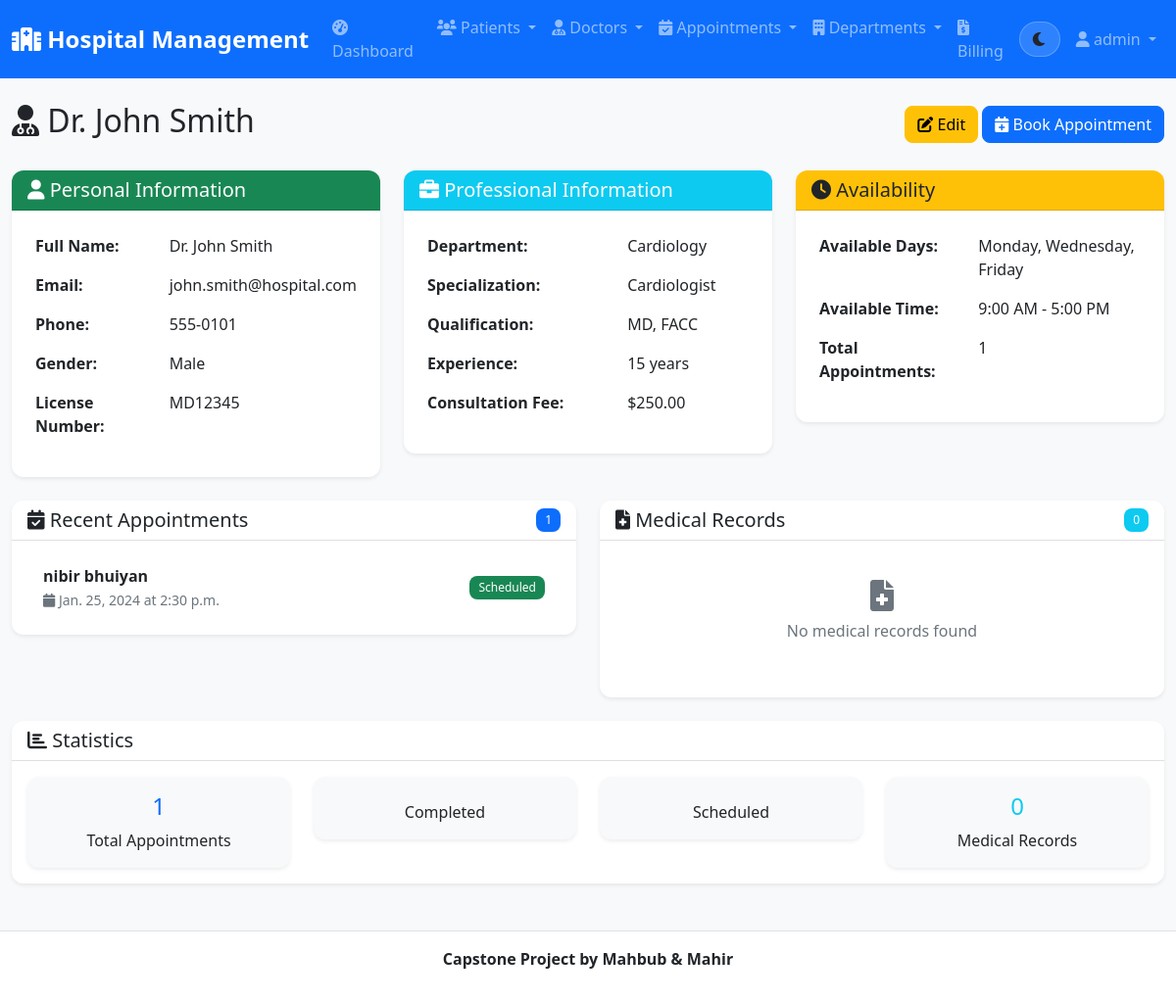
The page /doctors/1/ (signed in) on the database its author committed.
### hospital_app/models.py (models this page shows, shortened)
class Doctor(models.Model):
    GENDER_CHOICES = [
        ('M', 'Male'),
        ('F', 'Female'),
        ('O', 'Other'),
    ]
    first_name = models.CharField(max_length=50)
    last_name = models.CharField(max_length=50)
    email = models.EmailField(unique=True)
    phone = models.CharField(max_length=20)
    specialization = models.CharField(max_length=100)
    department = models.ForeignKey(Department, on_delete=models.CASCADE, related_name='doctors')
    license_number = models.CharField(max_length=50, unique=True)
    gender = models.CharField(max_length=1, choices=GENDER_CHOICES)
    qualification = models.CharField(max_length=200)
    experience_years = models.PositiveIntegerField()
    consultation_fee = models.DecimalField(max_digits=10, decimal_places=2)
    available_days = models.CharField(max_length=100, help_text="e.g., Monday, Tuesday, Wednesday")
    available_time = models.CharField(max_length=100, help_text="e.g., 9:00 AM - 5:00 PM")
    created_at = models.DateTimeField(auto_now_add=True)
    updated_at = models.DateTimeField(auto_now=True)
    @property
    def full_name(self):
        return f"Dr. {self.first_name} {self.last_name}"

class Department(models.Model):
    name = models.CharField(max_length=100, unique=True)
    description = models.TextField(blank=True)
    head_of_department = models.ForeignKey('Doctor', on_delete=models.SET_NULL, null=True, blank=True, related_name='headed_departments')
    created_at = models.DateTimeField(auto_now_add=True)

class Appointment(models.Model):
    STATUS_CHOICES = [
        ('scheduled', 'Scheduled'),
        ('completed', 'Completed'),
        ('cancelled', 'Cancelled'),
        ('no_show', 'No Show'),
    ]
    patient = models.ForeignKey(Patient, on_delete=models.CASCADE, related_name='appointments')
    doctor = models.ForeignKey(Doctor, on_delete=models.CASCADE, related_name='appointments')
    date = models.DateField()
    time = models.TimeField()
    status = models.CharField(max_length=20, choices=STATUS_CHOICES, default='scheduled')
    symptoms = models.TextField(blank=True)
    notes = models.TextField(blank=True)
    created_at = models.DateTimeField(auto_now_add=True)
    updated_at = models.DateTimeField(auto_now=True)

class Patient(models.Model):
    GENDER_CHOICES = [
        ('M', 'Male'),
        ('F', 'Female'),
        ('O', 'Other'),
    ]
    BLOOD_TYPE_CHOICES = [
        ('A+', 'A+'),
        ('A-', 'A-'),
        ('B+', 'B+'),
        ('B-', 'B-'),
        ('AB+', 'AB+'),
        ('AB-', 'AB-'),
        ('O+', 'O+'),
        ('O-', 'O-'),
    ]
    first_name = models.CharField(max_length=50)
    last_name = models.CharField(max_length=50)
    email = models.EmailField(unique=True)
    phone = models.CharField(max_length=20)
    date_of_birth = models.DateField()
    gender = models.CharField(max_length=1, choices=GENDER_CHOICES)
    blood_type = models.CharField(max_length=3, choices=BLOOD_TYPE_CHOICES)
    address = models.TextField()
    emergency_contact = models.CharField(max_length=100)
    emergency_phone = models.CharField(max_length=20)
    medical_history = models.TextField(blank=True)
    allergies = models.TextField(blank=True)
    created_at = models.DateTimeField(auto_now_add=True)
    updated_at = models.DateTimeField(auto_now=True)
    @property
    def full_name(self):
        return f"{self.first_name} {self.last_name}"

### hospital_app/views.py (the view)
# urls.py: path('doctors/<int:pk>/', views.doctor_detail, name='doctor_detail'),
@login_required
def doctor_detail(request, pk):
    doctor = get_object_or_404(Doctor, pk=pk)
    appointments = doctor.appointments.all().order_by('-date', '-time')
    medical_records = doctor.medical_records.all().order_by('-created_at')
    context = {
        'doctor': doctor,
        'appointments': appointments,
        'medical_records': medical_records,
    }
    return render(request, 'hospital/doctor_detail.html', context)

### hospital/templates/hospital/doctor_detail.html (shortened to what this page needs)
{% extends 'base.html' %}
{% block content %}
<div class="d-flex justify-content-between align-items-center mb-4">
    <h2><i class="fas fa-user-md"></i> {{ doctor.full_name }}</h2>
    <div>
        <a href="{% url 'doctor_update' doctor.pk %}" class="btn btn-warning">
            <i class="fas fa-edit"></i> Edit
        </a>
        <a href="{% url 'appointment_create' %}?doctor={{ doctor.pk }}" class="btn btn-primary">
            <i class="fas fa-calendar-plus"></i> Book Appointment
        </a>
    </div>
</div>
<div class="row">
    <div class="col-md-4">
        <div class="card">
            <div class="card-header bg-success text-white">
                <h5 class="mb-0"><i class="fas fa-user"></i> Personal Information</h5>
            </div>
            <div class="card-body">
                <table class="table table-borderless">
                    <tr>
                        <td><strong>Full Name:</strong></td>
                        <td>{{ doctor.full_name }}</td>
                    </tr>
                    <tr>
                        <td><strong>Email:</strong></td>
                        <td>{{ doctor.email }}</td>
                    </tr>
                    <tr>
                        <td><strong>Phone:</strong></td>
                        <td>{{ doctor.phone }}</td>
                    </tr>
                    <tr>
                        <td><strong>Gender:</strong></td>
                        <td>{{ doctor.get_gender_display }}</td>
                    </tr>
                    <tr>
                        <td><strong>License Number:</strong></td>
                        <td>{{ doctor.license_number }}</td>
                    </tr>
                </table>
            </div>
        </div>
    </div>
    <div class="col-md-4">
        <div class="card">
            <div class="card-header bg-info text-white">
                <h5 class="mb-0"><i class="fas fa-briefcase"></i> Professional Information</h5>
            </div>
            <div class="card-body">
                <table class="table table-borderless">
                    <tr>
                        <td><strong>Department:</strong></td>
                        <td>{{ doctor.department.name }}</td>
                    </tr>
                    <tr>
                        <td><strong>Specialization:</strong></td>
                        <td>{{ doctor.specialization }}</td>
                    </tr>
                    <tr>
                        <td><strong>Qualification:</strong></td>
                        <td>{{ doctor.qualification }}</td>
                    </tr>
                    <tr>
                        <td><strong>Experience:</strong></td>
                        <td>{{ doctor.experience_years }} years</td>
                    </tr>
                    <tr>
                        <td><strong>Consultation Fee:</strong></td>
                        <td>${{ doctor.consultation_fee }}</td>
                    </tr>
                </table>
            </div>
        </div>
    </div>
    <div class="col-md-4">
        <div class="card">
            <div class="card-header bg-warning text-dark">
                <h5 class="mb-0"><i class="fas fa-clock"></i> Availability</h5>
            </div>
            <div class="card-body">
                <table class="table table-borderless">
                    <tr>
                        <td><strong>Available Days:</strong></td>
                        <td>{{ doctor.available_days }}</td>
                    </tr>
                    <tr>
                        <td><strong>Available Time:</strong></td>
                        <td>{{ doctor.available_time }}</td>
                    </tr>
                    <tr>
                        <td><strong>Total Appointments:</strong></td>
                        <td>{{ appointments.count }}</td>
                    </tr>
                </table>
            </div>
        </div>
    </div>
</div>
<div class="row mt-4">
    <div class="col-md-6">
        <div class="card">
            <div class="card-header d-flex justify-content-between align-items-center">
                <h5 class="mb-0">
                    <i class="fas fa-calendar-check"></i> Recent Appointments
                </h5>
                <span class="badge bg-primary">{{ appointments.count }}</span>
            </div>
            <div class="card-body">
                {% if appointments %}
                <div class="list-group list-group-flush">
                    {% for appointment in appointments|slice:":5" %}
                    <div class="list-group-item">
                        <div class="d-flex justify-content-between align-items-center">
                            <div>
                                <strong>{{ appointment.patient.full_name }}</strong>
                                <br>
                                <small class="text-muted">
                                    <i class="fas fa-calendar"></i> {{ appointment.date }} at {{ appointment.time }}
                                </small>
                            </div>
                            <span class="badge bg-{{ appointment.status|yesno:'success,warning,danger,secondary' }}">
                                {{ appointment.get_status_display }}
                            </span>
                        </div>
                    </div>
                    {% endfor %}
                </div>
                {% endif %}
            </div>
        </div>
    </div>
    <div class="col-md-6">
        <div class="card">
            <div class="card-header d-flex justify-content-between align-items-center">
                <h5 class="mb-0">
                    <i class="fas fa-file-medical"></i> Medical Records
                </h5>
                <span class="badge bg-info">{{ medical_records.count }}</span>
            </div>
            <div class="card-body">
                {% if medical_records %}
                <div class="list-group list-group-flush">
                    {% for record in medical_records|slice:":5" %}
                    <div class="list-group-item">
                        <div class="d-flex justify-content-between align-items-center">
                            <div>
                                <strong>{{ record.patient.full_name }}</strong>
                                <br>
                                <small class="text-muted">
                                    <i class="fas fa-calendar"></i> {{ record.created_at|date:"M d, Y" }}
                                </small>
                            </div>
                            <small class="text-muted">{{ record.diagnosis|truncatechars:30 }}</small>
                        </div>
                    </div>
                    {% endfor %}
                </div>
                {% else %}
                <div class="text-center py-4">
                    <i class="fas fa-file-medical fa-2x text-muted mb-2"></i>
                    <p class="text-muted">No medical records found</p>
                </div>
                {% endif %}
            </div>
        </div>
    </div>
</div>
<div class="row mt-4">
    <div class="col-12">
        <div class="card">
            <div class="card-header">
                <h5 class="mb-0">
                    <i class="fas fa-chart-bar"></i> Statistics
                </h5>
            </div>
            <div class="card-body">
                <div class="row text-center">
                    <div class="col-md-3">
                        <div class="card bg-light">
                            <div class="card-body">
                                <h4 class="text-primary">{{ appointments.count }}</h4>
                                <p class="mb-0">Total Appointments</p>
                            </div>
                        </div>
                    </div>
                    <div class="col-md-3">
                        <div class="card bg-light">
                            <div class="card-body">
                                <p class="mb-0">Completed</p>
                            </div>
                        </div>
                    </div>
                    <div class="col-md-3">
                        <div class="card bg-light">
                            <div class="card-body">
                                <p class="mb-0">Scheduled</p>
                            </div>
                        </div>
                    </div>
                    <div class="col-md-3">
                        <div class="card bg-light">
                            <div class="card-body">
                                <h4 class="text-info">{{ medical_records.count }}</h4>
                                <p class="mb-0">Medical Records</p>
                            </div>
                        </div>
                    </div>
                </div>
            </div>
        </div>
    </div>
</div>
{% endblock %}

### hospital/templates/base.html (shortened to what this page needs)
<!DOCTYPE html>
<html lang="en" data-theme="light">
<head>
    <link href="https://cdn.jsdelivr.net/npm/bootstrap@5.1.3/dist/css/bootstrap.min.css" rel="stylesheet">
    <link href="https://cdnjs.cloudflare.com/ajax/libs/font-awesome/6.0.0/css/all.min.css" rel="stylesheet">
    {% load static %}
    <link rel="stylesheet" href="{% static 'css/style.css' %}">
</head>
<body>
    <nav class="navbar navbar-expand-lg navbar-dark bg-primary">
        <div class="container-fluid">
            <a class="navbar-brand" href="{% url 'home' %}">
                <i class="fas fa-hospital"></i> Hospital Management
            </a>
            <div class="collapse navbar-collapse" id="navbarNav">
                <ul class="navbar-nav me-auto">
                    {% if user.is_authenticated %}
                    <li class="nav-item">
                        <a class="nav-link" href="{% url 'dashboard' %}">
                            <i class="fas fa-tachometer-alt"></i> Dashboard
                        </a>
                    </li>
                    <li class="nav-item dropdown">
                        <a class="nav-link dropdown-toggle" href="#" id="patientsDropdown" role="button" data-bs-toggle="dropdown">
                            <i class="fas fa-users"></i> Patients
                        </a>
                    </li>
                    <li class="nav-item dropdown">
                        <a class="nav-link dropdown-toggle" href="#" id="doctorsDropdown" role="button" data-bs-toggle="dropdown">
                            <i class="fas fa-user-md"></i> Doctors
                        </a>
                    </li>
                    <li class="nav-item dropdown">
                        <a class="nav-link dropdown-toggle" href="#" id="appointmentsDropdown" role="button" data-bs-toggle="dropdown">
                            <i class="fas fa-calendar-check"></i> Appointments
                        </a>
                    </li>
                    <li class="nav-item dropdown">
                        <a class="nav-link dropdown-toggle" href="#" id="departmentsDropdown" role="button" data-bs-toggle="dropdown">
                            <i class="fas fa-building"></i> Departments
                        </a>
                    </li>
                    <li class="nav-item">
                        <a class="nav-link" href="{% url 'billing_list' %}">
                            <i class="fas fa-file-invoice-dollar"></i> Billing
                        </a>
                    </li>
                    {% endif %}
                </ul>
                <ul class="navbar-nav">
                    <li class="nav-item d-flex align-items-center me-2">
                        <button id="themeToggle" class="btn theme-toggle" type="button" aria-label="Toggle dark mode" title="Toggle theme">
                            <i id="themeIcon" class="fas fa-moon"></i>
                        </button>
                    </li>
                    {% if user.is_authenticated %}
                    <li class="nav-item dropdown">
                        <a class="nav-link dropdown-toggle" href="#" id="userDropdown" role="button" data-bs-toggle="dropdown">
                            <i class="fas fa-user"></i> {{ user.username }}
                        </a>
                    </li>
                    {% endif %}
                </ul>
            </div>
        </div>
    </nav>
    <main class="container-fluid mt-4">
        {% block content %}
        {% endblock %}
    </main>
    <footer class="text-center py-3 mt-5">
         <div class="container">
            <p><b>Capstone Project by Mahbub & Mahir</b></p>
        </div>
    </footer>
    {% load static %}
</body>
</html>

### rows shown on the page
Doctor: full_name "Dr. John Smith", email "john.smith@hospital.com", phone "555-0101", gender "Male", license_number "MD12345", department.name "Cardiology", specialization "Cardiologist", qualification "MD, FACC", experience_years "15", consultation_fee "250.00", available_days "Monday, Wednesday, Friday", available_time "9:00 AM - 5:00 PM"
Appointment: patient.full_name "nibir bhuiyan", date "Jan. 25, 2024", time "2:30 p.m.", status "Scheduled"

### other values the page prints
{{ user.username }} "admin"
{{ appointments.count }} "1"
{{ medical_records.count }} "0"
